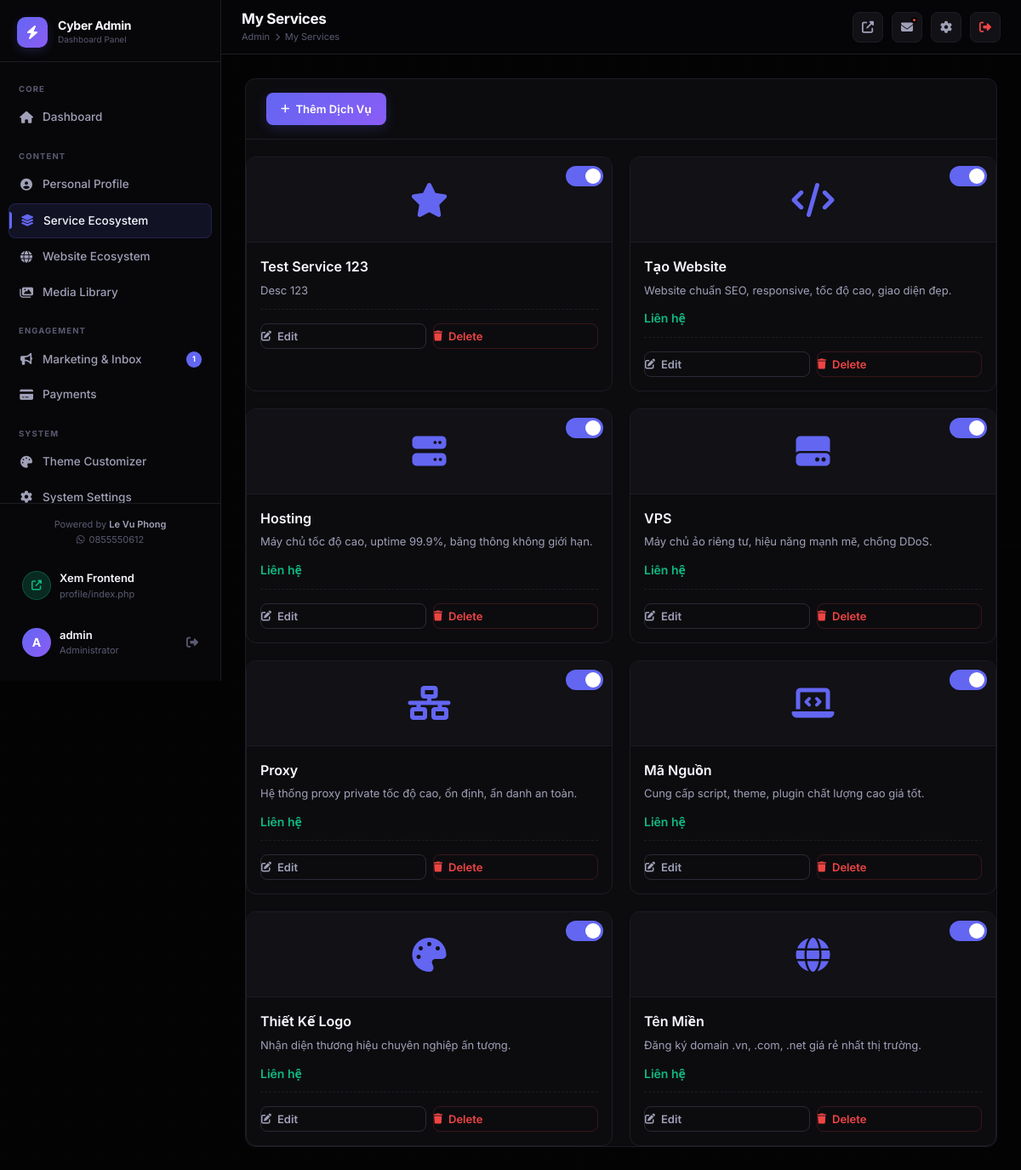
Page /admin/pages/services.php (signed in) on the committed database.
### tables this page shows
CREATE TABLE `users` (
  `id` int(10) unsigned NOT NULL AUTO_INCREMENT,
  `username` varchar(100) NOT NULL,
  `password` varchar(255) NOT NULL,
  `email` varchar(255) NOT NULL,
  `avatar` varchar(500) DEFAULT '',
  `remember_token` varchar(255) DEFAULT NULL,
  `created_at` timestamp NOT NULL DEFAULT current_timestamp(),
  PRIMARY KEY (`id`),
  UNIQUE KEY `username` (`username`)
);

CREATE TABLE `services` (
  `id` int(10) unsigned NOT NULL AUTO_INCREMENT,
  `icon_class` varchar(200) NOT NULL,
  `name` varchar(300) NOT NULL,
  `description` text DEFAULT NULL,
  `price` varchar(100) DEFAULT '',
  `link` varchar(500) DEFAULT '',
  `sort_order` int(11) DEFAULT 0,
  `status` tinyint(1) DEFAULT 1,
  `created_at` timestamp NOT NULL DEFAULT current_timestamp(),
  PRIMARY KEY (`id`)
);

### config/database.php (called while the page is built, shortened)
<?php
class Database {
    private static ?PDO $instance = null;
    public static function getInstance(): PDO {
        if (self::$instance === null) {
            $dsn = "mysql:host=" . DB_HOST . ";dbname=" . DB_NAME . ";charset=" . DB_CHARSET;
            $options = [
                PDO::ATTR_ERRMODE            => PDO::ERRMODE_EXCEPTION,
                PDO::ATTR_DEFAULT_FETCH_MODE => PDO::FETCH_ASSOC,
                PDO::ATTR_EMULATE_PREPARES   => false,
            ];
            try {
                self::$instance = new PDO($dsn, DB_USER, DB_PASS, $options);
            } catch (PDOException $e) {
                http_response_code(500);
                die(json_encode(['error' => 'Database connection failed.']));
            }
        }
        return self::$instance;
    }
}
function db(): PDO {
    return Database::getInstance();
}

### admin/includes/auth.php (called while the page is built, shortened)
<?php
require_once dirname(__DIR__, 2) . '/includes/functions.php';
function getAdminUser(): array {
    $stmt = db()->prepare("SELECT id, username, email, avatar FROM users WHERE id = ?");
    $stmt->execute([$_SESSION['admin_id']]);
    return $stmt->fetch() ?: [];
}

### includes/functions.php (called while the page is built, shortened)
<?php
require_once __DIR__ . '/../config/database.php';
function e(string $str): string {
    return htmlspecialchars($str, ENT_QUOTES, 'UTF-8');
}

### admin/pages/services.php (the view, shortened to what this page needs)
<?php
require_once dirname(__DIR__) . '/includes/auth.php';
$rows = db()->query("SELECT * FROM services ORDER BY sort_order ASC, id ASC")->fetchAll();
include dirname(__DIR__).'/includes/head.php';
include dirname(__DIR__).'/includes/sidebar.php';
include dirname(__DIR__).'/includes/topbar.php';
?>
<div class="admin-main"><div class="content-area">
<div class="admin-card">
  <div class="table-toolbar"><div class="toolbar-right"><button class="btn btn-primary" onclick="openAddModal()"><i class="fas fa-plus"></i> Thêm Dịch Vụ</button></div></div>
  <div class="card-grid">
    <?php if(empty($rows)):?>
      <div class="empty-state" style="grid-column: 1/-1; padding:40px;"><i class="fas fa-briefcase"></i><h4>Chưa có dịch vụ nào</h4></div>
    <?php else:foreach($rows as $r):?>
      <div class="cms-card">
        <div class="cms-card-thumb" style="height: 100px;">
          <i class="<?=e($r['icon_class'])?>" style="color:var(--accent);"></i>
          <div class="cms-card-status">
            <label class="toggle-wrap"><span class="toggle-switch"><span class="toggle-slider"></span></span></label>
          </div>
        </div>
        <div class="cms-card-body">
          <div class="cms-card-title"><?=e($r['name'])?></div>
          <div class="cms-card-meta"><?=e(mb_strimwidth($r['description'],0,80,'...'))?></div>
          <div style="font-size:14px;color:var(--success);font-weight:600;margin-bottom:10px;"><?=e($r['price'])?></div>
          <div class="cms-card-actions">
            <button class="btn btn-outline" onclick="openEditModal(<?= htmlspecialchars(json_encode($r), ENT_QUOTES, 'UTF-8') ?>)"><i class="fas fa-edit"></i> Edit</button>
            <button class="btn btn-outline" style="color:var(--danger);border-color:rgba(239,68,68,0.2);" onclick="deleteItem('services',<?=$r['id']?>,location.href)"><i class="fas fa-trash"></i> Delete</button>
          </div>
        </div>
      </div>
    <?php endforeach;endif;?>
  </div>
</div>
</div></div>
</body></html>

### admin/includes/sidebar.php (shortened to what this page needs)
<?php
$currentPage = basename($_SERVER['PHP_SELF'], '.php');
$currentDir  = basename(dirname($_SERVER['PHP_SELF']));
function navItem(string $href, string $icon, string $label, string $page, string $current, ?int $badge = null): void {
    $active = ($current === $page) ? ' active' : '';
    $badgeHtml = $badge !== null ? "<span class='nav-badge'>$badge</span>" : '';
    echo "<a href='$href' class='nav-item$active'><i class='$icon'></i> $label $badgeHtml</a>";
}
try {
    $unreadContacts = (int)db()->query("SELECT COUNT(*) FROM contacts WHERE is_read=0")->fetchColumn();
    $pendingReviews = (int)db()->query("SELECT COUNT(*) FROM testimonials WHERE approved=0")->fetchColumn();
} catch (\Throwable) {
    $unreadContacts = $pendingReviews = 0;
}
$page = (isset($_GET['page']) ? $_GET['page'] : ($currentDir === 'pages' ? $currentPage : 'dashboard'));
?>
<aside class="admin-sidebar" id="adminSidebar">
  <a href="<?= ADMIN_URL ?>" class="sidebar-logo">
    <div class="logo-icon"><i class="fas fa-bolt"></i></div>
    <div>
      <div class="logo-text">Cyber Admin</div>
      <div class="logo-sub">Dashboard Panel</div>
    </div>
  </a>
  <nav class="sidebar-nav">
    <div class="nav-group">
      <div class="nav-group-label">Core</div>
      <?php navItem(ADMIN_URL, 'fas fa-home', 'Dashboard', 'index', $page); ?>
    </div>
    <div class="nav-group">
      <div class="nav-group-label">Content</div>
    </div>
    <div class="nav-group">
      <div class="nav-group-label">Engagement</div>
      <?php navItem(ADMIN_URL . 'pages/marketing', 'fas fa-bullhorn', 'Marketing & Inbox', 'marketing', $page, ($unreadContacts+$pendingReviews) ?: null); ?>
    </div>
    <div class="nav-group">
      <div class="nav-group-label">System</div>
    </div>
  </nav>
  <div class="sidebar-footer">
    <div style="text-align: center; margin-bottom: 16px; font-size: 11px; color: var(--text-3);">
      Powered by <a href="<?= PROJECT_WEBSITE ?>" target="_blank" style="color: var(--text-2); font-weight: 600; text-decoration: none;"><?= PROJECT_AUTHOR ?></a><br>
      <i class="fab fa-whatsapp" style="margin-right: 2px;"></i> <?= PROJECT_CONTACT ?>
    </div>
    <a href="<?= BASE_URL ?>" target="_blank" class="sidebar-user" style="margin-bottom:8px;">
      <div class="su-avatar" style="background:rgba(16,185,129,0.2);border:1px solid rgba(16,185,129,0.3);">
        <i class="fas fa-external-link-alt" style="font-size:12px;color:#10B981;"></i>
      </div>
      <div>
        <div class="su-name">Xem Frontend</div>
        <div class="su-role">profile/index.php</div>
      </div>
    </a>
    <?php $adminUser = getAdminUser(); ?>
    <div class="sidebar-user">
      <div class="su-avatar"><?= strtoupper(substr($adminUser['username'] ?? 'A', 0, 1)) ?></div>
      <div>
        <div class="su-name"><?= e($adminUser['username'] ?? 'Admin') ?></div>
        <div class="su-role">Administrator</div>
      </div>
      <a href="<?= ADMIN_URL ?>logout.php" class="su-logout" title="Đăng xuất">
        <i class="fas fa-sign-out-alt"></i>
      </a>
    </div>
  </div>
</aside>

### rows in the picture
users: username "A", username "admin"
services: name "Test Service 123", description "Desc 123"
services: name "Tạo Website", description "Website chuẩn SEO, responsive, tốc độ cao, giao diện đẹp.", price "Liên hệ"
services: name "Hosting", description "Máy chủ tốc độ cao, uptime 99.9%, băng thông không giới hạn.", price "Liên hệ"
services: name "VPS", description "Máy chủ ảo riêng tư, hiệu năng mạnh mẽ, chống DDoS.", price "Liên hệ"
services: name "Proxy", description "Hệ thống proxy private tốc độ cao, ổn định, ẩn danh an toàn.", price "Liên hệ"
services: name "Mã Nguồn", description "Cung cấp script, theme, plugin chất lượng cao giá tốt.", price "Liên hệ"
services: name "Thiết Kế Logo", description "Nhận diện thương hiệu chuyên nghiệp ấn tượng.", price "Liên hệ"
services: name "Tên Miền", description "Đăng ký domain .vn, .com, .net giá rẻ nhất thị trường.", price "Liên hệ"

### other values in the picture
$label "Dashboard Personal Profile Service Ecosystem Website Ecosystem Media Library Marketing & Inbox Payments Theme Customizer System Settings"
$badge "1"
PROJECT_AUTHOR "Le Vu Phong"
PROJECT_CONTACT "0855550612"
$pageTitle "My Services"
